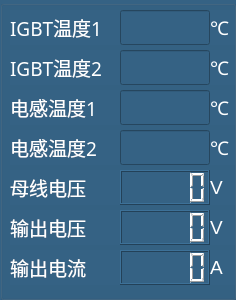
       <widget class="QGroupBox" name="groupBox_Modu04">
        <property name="geometry">
         <rect>
          <x>730</x>
          <y>50</y>
          <width>236</width>
          <height>300</height>
         </rect>
        </property>
        <property name="maximumSize">
         <size>
          <width>16777215</width>
          <height>16777215</height>
         </size>
        </property>
        <property name="font">
         <font>
          <family>微软雅黑</family>
          <pointsize>16</pointsize>
         </font>
        </property>
        <property name="autoFillBackground">
         <bool>false</bool>
        </property>
        <property name="styleSheet">
         <string notr="true">background-color: rgb(53, 98, 132);</string>
        </property>
        <property name="title">
         <string/>
        </property>
        <widget class="QLabel" name="label_152">
         <property name="geometry">
          <rect>
           <x>10</x>
           <y>130</y>
           <width>110</width>
           <height>35</height>
          </rect>
         </property>
         <property name="font">
          <font>
           <family>微软雅黑</family>
           <pointsize>14</pointsize>
          </font>
         </property>
         <property name="styleSheet">
          <string notr="true">color: rgb(255, 255, 255);</string>
         </property>
         <property name="text">
          <string>电感温度2</string>
         </property>
        </widget>
        <widget class="QLineEdit" name="M4DGWD2_lEdit">
         <property name="geometry">
          <rect>
           <x>120</x>
           <y>130</y>
           <width>90</width>
           <height>35</height>
          </rect>
         </property>
         <property name="styleSheet">
          <string notr="true">color: rgb(255, 255, 255);</string>
         </property>
        </widget>
        <widget class="QLabel" name="label_153">
         <property name="geometry">
          <rect>
           <x>210</x>
           <y>130</y>
           <width>25</width>
           <height>35</height>
          </rect>
         </property>
         <property name="font">
          <font>
           <family>微软雅黑</family>
           <pointsize>14</pointsize>
          </font>
         </property>
         <property name="styleSheet">
          <string notr="true">color: rgb(255, 255, 255);</string>
         </property>
         <property name="text">
          <string>℃</string>
         </property>
        </widget>
        <widget class="QLabel" name="label_156">
         <property name="geometry">
          <rect>
           <x>10</x>
           <y>250</y>
           <width>110</width>
           <height>35</height>
          </rect>
         </property>
         <property name="maximumSize">
          <size>
           <width>16777215</width>
           <height>50</height>
          </size>
         </property>
         <property name="font">
          <font>
           <family>微软雅黑</family>
           <pointsize>14</pointsize>
          </font>
         </property>
         <property name="styleSheet">
          <string notr="true">color: rgb(255, 255, 255);</string>
         </property>
         <property name="text">
          <string>输出电流</string>
         </property>
        </widget>
        <widget class="QLCDNumber" name="M4ACCurr_lcdNumber">
         <property name="geometry">
          <rect>
           <x>120</x>
           <y>250</y>
           <width>90</width>
           <height>35</height>
          </rect>
         </property>
         <property name="maximumSize">
          <size>
           <width>16777215</width>
           <height>50</height>
          </size>
         </property>
         <property name="font">
          <font>
           <family>宋体</family>
           <pointsize>16</pointsize>
          </font>
         </property>
         <property name="styleSheet">
          <string notr="true">color: rgb(255, 255, 255);</string>
         </property>
        </widget>
        <widget class="QLabel" name="label_157">
         <property name="geometry">
          <rect>
           <x>210</x>
           <y>250</y>
           <width>25</width>
           <height>35</height>
          </rect>
         </property>
         <property name="font">
          <font>
           <family>Arial</family>
           <pointsize>14</pointsize>
          </font>
         </property>
         <property name="styleSheet">
          <string notr="true">color: rgb(255, 255, 255);</string>
         </property>
         <property name="text">
          <string>A</string>
         </property>
        </widget>
        <widget class="QLabel" name="label_150">
         <property name="geometry">
          <rect>
           <x>10</x>
           <y>90</y>
           <width>110</width>
           <height>35</height>
          </rect>
         </property>
         <property name="font">
          <font>
           <family>微软雅黑</family>
           <pointsize>14</pointsize>
          </font>
         </property>
         <property name="styleSheet">
          <string notr="true">color: rgb(255, 255, 255);</string>
         </property>
         <property name="text">
          <string>电感温度1</string>
         </property>
        </widget>
        <widget class="QLineEdit" name="M4DGWD1_lEdit">
         <property name="geometry">
          <rect>
           <x>120</x>
           <y>90</y>
           <width>90</width>
           <height>35</height>
          </rect>
         </property>
         <property name="styleSheet">
          <string notr="true">color: rgb(255, 255, 255);</string>
         </property>
        </widget>
        <widget class="QLabel" name="label_151">
         <property name="geometry">
          <rect>
           <x>210</x>
           <y>90</y>
           <width>25</width>
           <height>35</height>
          </rect>
         </property>
         <property name="font">
          <font>
           <family>微软雅黑</family>
           <pointsize>14</pointsize>
          </font>
         </property>
         <property name="styleSheet">
          <string notr="true">color: rgb(255, 255, 255);</string>
         </property>
         <property name="text">
          <string>℃</string>
         </property>
        </widget>
        <widget class="QLabel" name="label_148">
         <property name="geometry">
          <rect>
           <x>10</x>
           <y>50</y>
           <width>110</width>
           <height>35</height>
          </rect>
         </property>
         <property name="font">
          <font>
           <family>微软雅黑</family>
           <pointsize>14</pointsize>
          </font>
         </property>
         <property name="styleSheet">
          <string notr="true">color: rgb(255, 255, 255);</string>
         </property>
         <property name="text">
          <string>IGBT温度2</string>
         </property>
        </widget>
        <widget class="QLineEdit" name="M4IGBTWD2_lEdit">
         <property name="geometry">
          <rect>
           <x>120</x>
           <y>50</y>
           <width>90</width>
           <height>35</height>
          </rect>
         </property>
         <property name="styleSheet">
          <string notr="true">color: rgb(255, 255, 255);</string>
         </property>
        </widget>
        <widget class="QLabel" name="label_149">
         <property name="geometry">
          <rect>
           <x>210</x>
           <y>50</y>
           <width>25</width>
           <height>35</height>
          </rect>
         </property>
         <property name="font">
          <font>
           <family>微软雅黑</family>
           <pointsize>14</pointsize>
          </font>
         </property>
         <property name="styleSheet">
          <string notr="true">color: rgb(255, 255, 255);</string>
         </property>
         <property name="text">
          <string>℃</string>
         </property>
        </widget>
        <widget class="QLabel" name="label_154">
         <property name="geometry">
          <rect>
           <x>10</x>
           <y>170</y>
           <width>110</width>
           <height>35</height>
          </rect>
         </property>
         <property name="maximumSize">
          <size>
           <width>16777215</width>
           <height>50</height>
          </size>
         </property>
         <property name="font">
          <font>
           <family>微软雅黑</family>
           <pointsize>14</pointsize>
          </font>
         </property>
         <property name="styleSheet">
          <string notr="true">color: rgb(255, 255, 255);</string>
         </property>
         <property name="text">
          <string>母线电压</string>
         </property>
        </widget>
        <widget class="QLCDNumber" name="M4DCVolt_lcdNumber">
         <property name="geometry">
          <rect>
           <x>120</x>
           <y>170</y>
           <width>90</width>
           <height>35</height>
          </rect>
         </property>
         <property name="maximumSize">
          <size>
           <width>16777215</width>
           <height>50</height>
          </size>
         </property>
         <property name="font">
          <font>
           <family>宋体</family>
           <pointsize>16</pointsize>
          </font>
         </property>
         <property name="styleSheet">
          <string notr="true">color: rgb(255, 255, 255);</string>
         </property>
        </widget>
        <widget class="QLabel" name="label_155">
         <property name="geometry">
          <rect>
           <x>210</x>
           <y>170</y>
           <width>25</width>
           <height>35</height>
          </rect>
         </property>
         <property name="font">
          <font>
           <family>Arial</family>
           <pointsize>14</pointsize>
          </font>
         </property>
         <property name="styleSheet">
          <string notr="true">color: rgb(255, 255, 255);</string>
         </property>
         <property name="text">
          <string>V</string>
         </property>
        </widget>
        <widget class="QLabel" name="label_165">
         <property name="geometry">
          <rect>
           <x>10</x>
           <y>210</y>
           <width>110</width>
           <height>35</height>
          </rect>
         </property>
         <property name="maximumSize">
          <size>
           <width>16777215</width>
           <height>50</height>
          </size>
         </property>
         <property name="font">
          <font>
           <family>微软雅黑</family>
           <pointsize>14</pointsize>
          </font>
         </property>
         <property name="styleSheet">
          <string notr="true">color: rgb(255, 255, 255);</string>
         </property>
         <property name="text">
          <string>输出电压</string>
         </property>
        </widget>
        <widget class="QLCDNumber" name="M4ACVolt_lcdNumber">
         <property name="geometry">
          <rect>
           <x>120</x>
           <y>210</y>
           <width>90</width>
           <height>35</height>
          </rect>
         </property>
         <property name="maximumSize">
          <size>
           <width>16777215</width>
           <height>50</height>
          </size>
         </property>
         <property name="font">
          <font>
           <family>宋体</family>
           <pointsize>16</pointsize>
          </font>
         </property>
         <property name="styleSheet">
          <string notr="true">color: rgb(255, 255, 255);</string>
         </property>
        </widget>
        <widget class="QLabel" name="label_164">
         <property name="geometry">
          <rect>
           <x>210</x>
           <y>210</y>
           <width>25</width>
           <height>35</height>
          </rect>
         </property>
         <property name="font">
          <font>
           <family>Arial</family>
           <pointsize>14</pointsize>
          </font>
         </property>
         <property name="styleSheet">
          <string notr="true">color: rgb(255, 255, 255);</string>
         </property>
         <property name="text">
          <string>V</string>
         </property>
        </widget>
        <widget class="QLabel" name="label_146">
         <property name="geometry">
          <rect>
           <x>10</x>
           <y>10</y>
           <width>110</width>
           <height>35</height>
          </rect>
         </property>
         <property name="font">
          <font>
           <family>微软雅黑</family>
           <pointsize>14</pointsize>
          </font>
         </property>
         <property name="styleSheet">
          <string notr="true">color: rgb(255, 255, 255);</string>
         </property>
         <property name="text">
          <string>IGBT温度1</string>
         </property>
        </widget>
        <widget class="QLineEdit" name="M4IGBTWD1_lEdit">
         <property name="geometry">
          <rect>
           <x>120</x>
           <y>10</y>
           <width>90</width>
           <height>35</height>
          </rect>
         </property>
         <property name="styleSheet">
          <string notr="true">color: rgb(255, 255, 255);</string>
         </property>
        </widget>
        <widget class="QLabel" name="label_147">
         <property name="geometry">
          <rect>
           <x>210</x>
           <y>10</y>
           <width>25</width>
           <height>35</height>
          </rect>
         </property>
         <property name="font">
          <font>
           <family>微软雅黑</family>
           <pointsize>14</pointsize>
          </font>
         </property>
         <property name="styleSheet">
          <string notr="true">color: rgb(255, 255, 255);</string>
         </property>
         <property name="text">
          <string>℃</string>
         </property>
        </widget>
       </widget>
